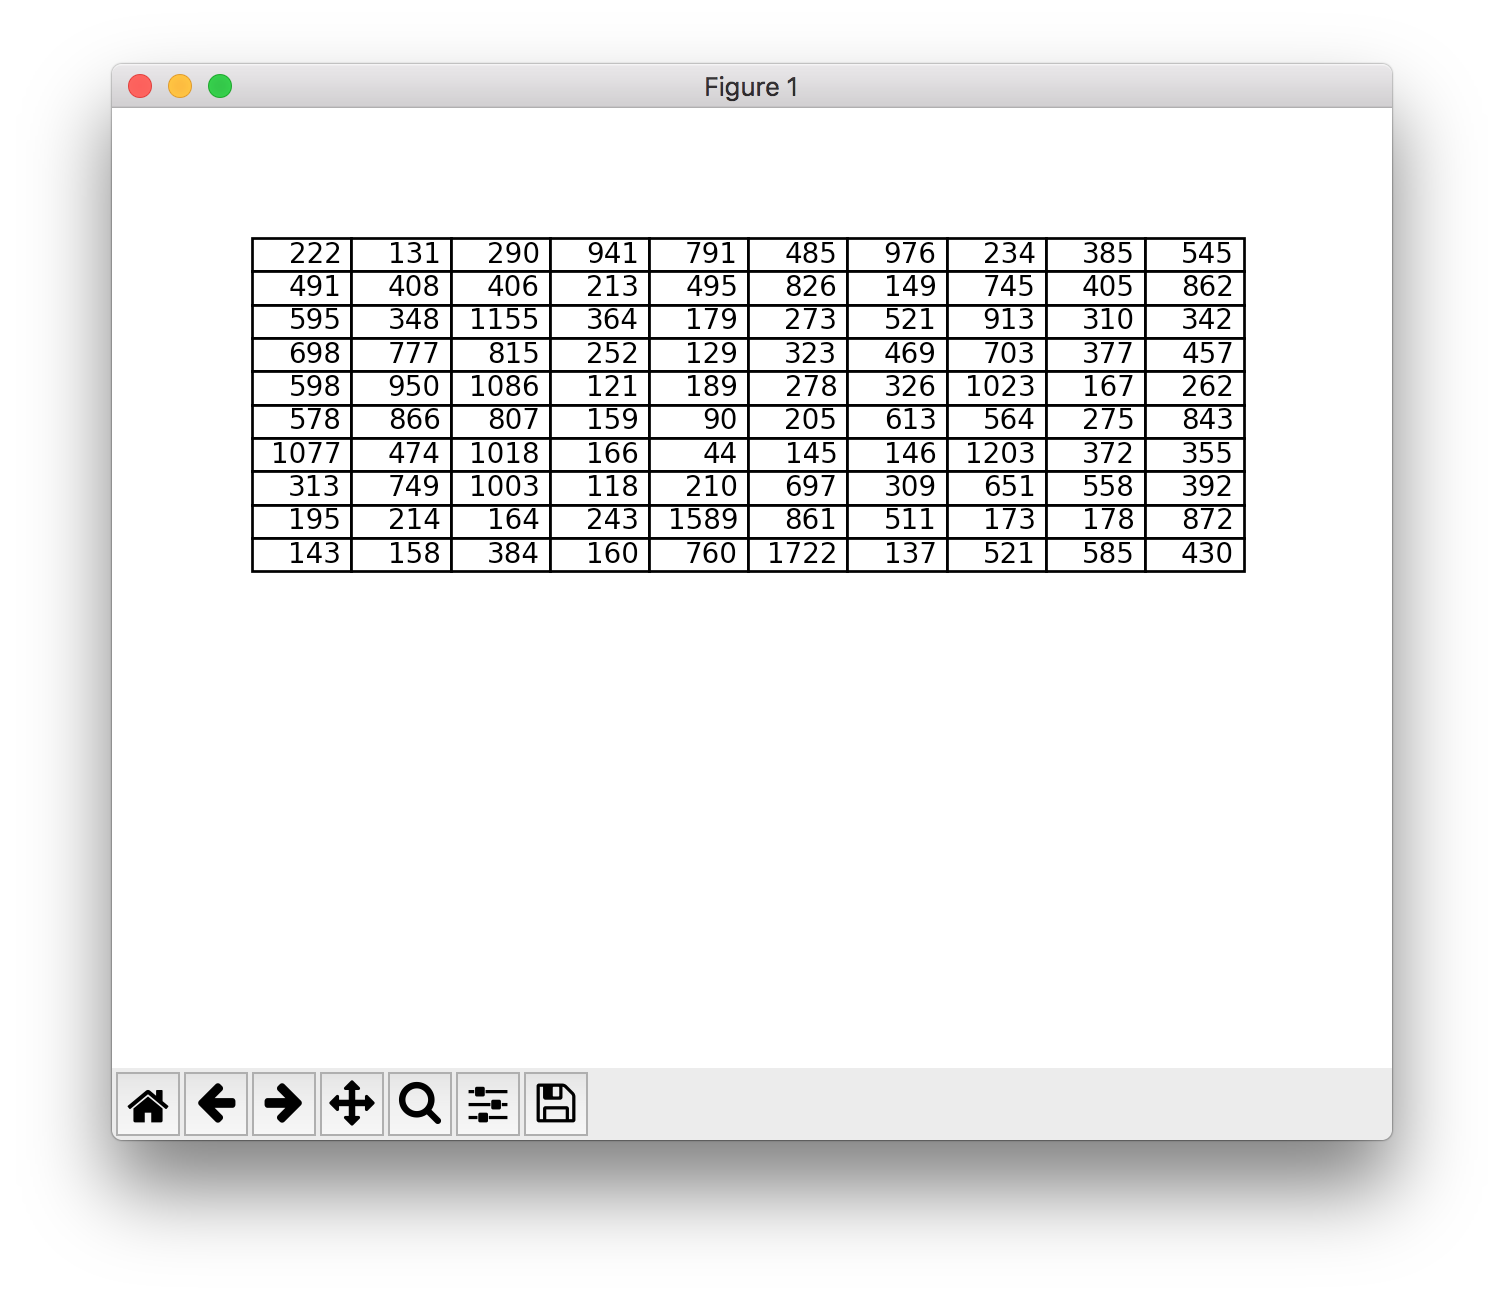

Here is the Python script that generated this plot:
from skimage import feature as ft, color
from sklearn.decomposition import PCA
import matplotlib.pyplot as plt
import cifar10
import numpy as np
import random

changed = True

def cal(a, b):
	return np.sqrt(np.sum(np.square(a-b)))

def cal_entropy(a):
	tt = np.zeros(10, np.int64)
	e = np.zeros(10, np.float64)
	for i in range(10):
		for j in range(10):
			tt[j] += a[i][j]
	for i in range(10):
		for j in range(10):
			pij = a[i][j] / tt[j]
			if pij == 0:
				continue
			e[j] -= pij * np.log(pij)
	ret = 0
	for i in range(10):
		ret += tt[i] * e[i]
	return ret / 50000

def k_means(features, labels, centers):
	global changed
	for i, fea in enumerate(features):
		minimum, ind = 1e10, 0
		for j, cen in enumerate(centers):
			dis = cal(fea, cen)
			if dis < minimum:
				minimum = dis
				ind = j + 1
		if labels[i] != ind:
			labels[i] = ind
			changed = True

	centers[:] = np.zeros([10, 36])
	num = np.zeros(10)
	for i, fea in enumerate(features):
		centers[labels[i]-1] += fea
		num[labels[i]-1] += 1
	for i in range(10):
		centers[i] /= num[i]


train_set = cifar10.load_data()
features = PCA(n_components=36).fit_transform(train_set[0].reshape((50000, -1)))
labels = np.zeros(50000, np.uint8)

indexs = list(range(50000))
random.shuffle(indexs)
centers = np.copy(features[indexs[0:10]])
for i, ind in enumerate(indexs[0:10]):
	labels[ind] = i + 1

while changed:
	changed = False
	cen = np.copy(centers)
	k_means(features, labels, centers)
	print(cal(cen, centers))

print('Evaluating...')
val = np.zeros([10, 10], np.int64)
for i, y in enumerate(train_set[1]):
	val[y][labels[i]-1] += 1
my_table = plt.table(cellText=val, loc='best')
print('Entropy %.4f' % (cal_entropy(val)))
plt.axis('off')
plt.show()
